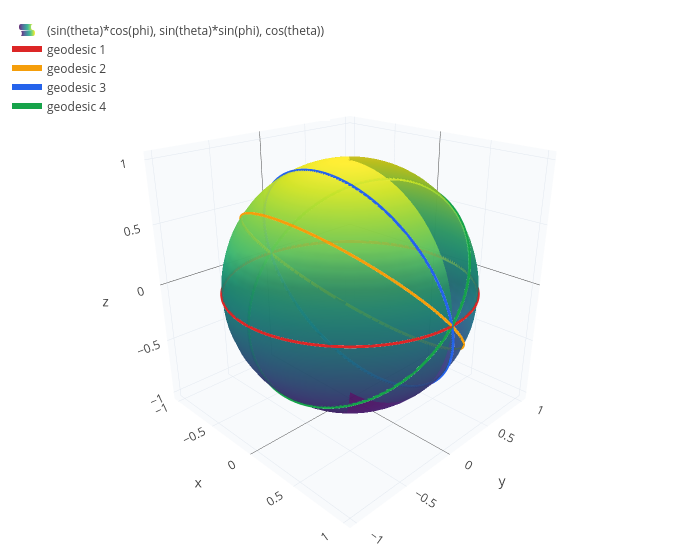

Source (notebook cell):
### Markdown cell above
`geodesic(g, start, velocity, length, map)` solves them numerically. Several rows of starting velocities give several
geodesics. The `map` turns coordinates into points in space, here the sphere's embedding. On a sphere every geodesic
is a *great circle*, which is why long-haul flights look curved on flat maps:

### Code cell
circles = geodesic(g, [pi/2 0], [0 1; 1 1; 1 0.3; 1, -1], 6.3, [sin(theta)*cos(phi) sin(theta)*sin(phi) cos(theta)]);
ball = surface(sin(theta)*cos(phi), sin(theta)*sin(phi), cos(theta), theta, 0, pi, phi, 0, 2*pi);
show(ball, circles)

### Figure 1 — Plotly figure (JSON) as saved in the notebook; plotly's stock layout.template omitted (floating-point values rounded to 4 significant figures; data arrays with more than 128 entries replaced by an {"elided": "..."} marker saying what was removed)
{"data": [{"colorscale": "Viridis", "name": "(sin(theta)*cos(phi), sin(theta)*sin(phi), cos(theta))", "opacity": 0.85, "showlegend": true, "showscale": false, "type": "surface", "x": {"elided": "41x41 float values"}, "y": {"elided": "41x41 float values"}, "z": {"elided": "41x41 float values"}}, {"line": {"color": "#dc2626", "width": 6}, "mode": "lines", "name": "geodesic 1", "type": "scatter3d", "x": {"elided": "1252 float values"}, "y": {"elided": "1252 float values"}, "z": {"elided": "1252 float values"}}, {"line": {"color": "#f59e0b", "width": 6}, "mode": "lines", "name": "geodesic 2", "type": "scatter3d", "x": {"elided": "1252 float values"}, "y": {"elided": "1252 float values"}, "z": {"elided": "1252 float values"}}, {"line": {"color": "#2563eb", "width": 6}, "mode": "lines", "name": "geodesic 3", "type": "scatter3d", "x": {"elided": "1252 float values"}, "y": {"elided": "1252 float values"}, "z": {"elided": "1252 float values"}}, {"line": {"color": "#16a34a", "width": 6}, "mode": "lines", "name": "geodesic 4", "type": "scatter3d", "x": {"elided": "1252 float values"}, "y": {"elided": "1252 float values"}, "z": {"elided": "1252 float values"}}], "layout": {"height": 560, "legend": {"x": 0.01, "y": 0.99}, "margin": {"b": 0, "l": 0, "r": 0, "t": 10}, "scene": {"aspectmode": "data", "camera": {"eye": {"x": 1.6, "y": -1.6, "z": 1.0}}, "xaxis": {"backgroundcolor": "#f8fafc", "gridcolor": "#e2e8f0", "showbackground": true, "title": {"text": "x"}}, "yaxis": {"backgroundcolor": "#f8fafc", "gridcolor": "#e2e8f0", "showbackground": true, "title": {"text": "y"}}, "zaxis": {"backgroundcolor": "#f8fafc", "gridcolor": "#e2e8f0", "showbackground": true, "title": {"text": "z"}}}, "showlegend": true, "title": {"text": ""}, "width": 700}}
